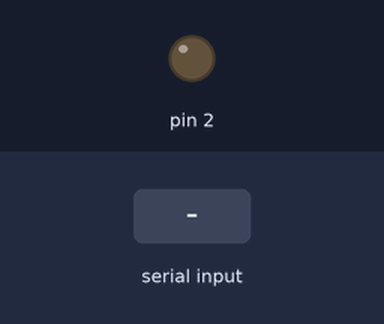
The sketch below on a simulated Arduino Uno, built with avr-gcc and run on an emulated ATmega328P. Shown: output pins drawn as LEDs (lit = HIGH). Dashed ring = blinking. Inputs (shaded band) come from the test bench.

Above: at 1.2 s.
1.3 s: "1" received over Serial
At 1.4 s:
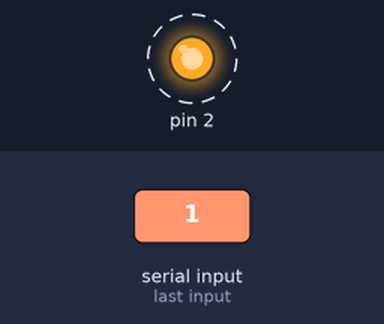
4.3 s: "2" received over Serial
At 4.3 s:
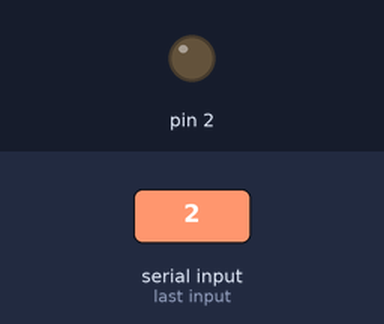
5.8 s: "0" received over Serial
At 5.9 s:
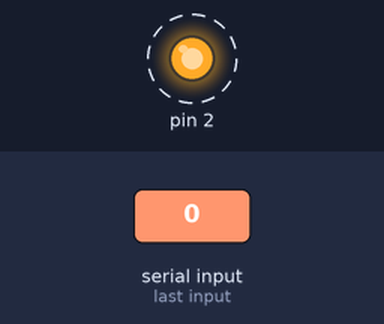
Timing chart, 0 to 14.8 s (numbered marks = the images above; inputs shaded):
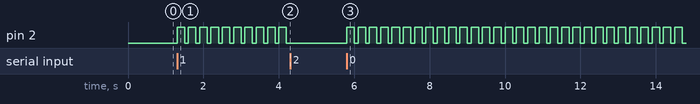

The sketch:

ArduinoMouseRecoil.ino
```cpp
bool shouldClick = false;
int totalCPS = 300;
int retractionTime = 200;
int timeBetweenClicks = totalCPS -retractionTime;


void setup() {
  Serial.begin(9600);
  pinMode(2, OUTPUT);
  digitalWrite(2, LOW);
}

void loop() {
  if (Serial.available() > 0) {
    // read incoming serial data:
    char inChar = Serial.read();
    if(inChar == '2') {
      shouldClick = false;
    } else {
      shouldClick = true;
    }
  }
  if(shouldClick) {
    digitalWrite(2, HIGH);
    delay(retractionTime);
    digitalWrite(2, LOW);
    delay(timeBetweenClicks);
  }
}
```

Measured:
- after the input at 1.3 s, pin 2: alternates HIGH for 0.20 s and LOW for 0.10 s, starting at once
- after the input at 4.3 s, pin 2: stops changing and stays LOW
- after the input at 5.8 s, pin 2: alternates HIGH for 0.20 s and LOW for 0.10 s, starting at once
